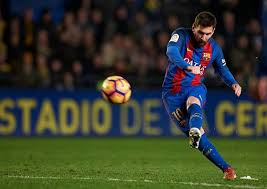
#> input picture 03-image-processing/image/meisi.jpg, 267 x 189 px
$ python 07-canny_edge_detection.py
#> lines starting #> are read from the running program, lines starting #| are printed output that depends on the picture; after the words box and inside, x2 and y2 are one past the last pixel; in counts of white or black regions, pixels touching at a corner belong together
import cv2
import numpy as np
import matplotlib.pylab as plt

"""
canny 边缘检测
    canny 边缘检测的概念
    canny边缘检测是一种流行算法。需要多个步骤的算法
    1.减噪(noise reduction)
        由于边缘检测易受噪声影响，第一步减噪。
    2.找到图像强度梯度intensity gradient of the image
      平滑图片，然后用Sobel内核竖直和水平方向获得一阶导数Gx和Gy
      通过两个图片，可以获得边缘梯度和每个像素的方向。
      Edge_Gradient(G)=sqrt(Gx^2+Gy^2)
      Angle（@）=tan^-1*(Gy/Gx)
      梯度方向总是垂直(perpendicular)于边缘。近似于四个角总的一个:水平、竖直和两个对角线方向.
    3.非极大值压制
      获得梯度大小和方向后，全范围扫描为了去除不想要的像素点（可能不是组建边缘的部分）
      为了这样要检查是否本地最大值在梯度相邻的地址。如果最大，则是下一个边缘，不是则为0.
      简而言之，你获得的结果，带有薄边缘的二值图

    4.滞后阀值发(hysteresis thresholding)
      这个阶段决定是否是真的边缘。为了实现这个需要两个阀值，最大和最小。
        边缘强度梯度比最大值大，确定是边缘
        边缘强度梯度比最小值小，去定不是边缘，丢弃。
        两线之间，却决与相关性
            如果他们和确定边界连接的像素，认为他们是边缘的一部分。
            否则被丢弃
"""


def canny_edge_detection():
    """
        cv2.Canny()：
         第一个参数：输入图片
         第二个参数和第三个参数：最小值和最大值
         第三个参数：aperture_size，Sobel内核尺寸使用找到图片梯度。
            默认是3
         最后一个参数：L2gradient具体化公式，为了找到梯度大小。
            True使用上面的公式，更精确。
            False:Edge_Gradient(G)=|Gx|+|Gy|(默认)
    :return:
    """
    img = cv2.imread('image/meisi.jpg', 0)
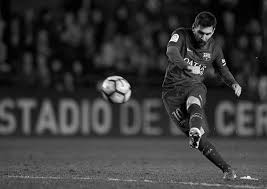
#> img: shape (189, 267); min 0, max 255, mean 56.8
    edges = cv2.Canny(img, 100, 200)
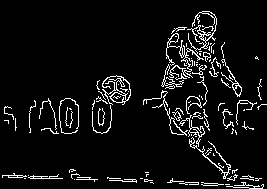
#> edges: shape (189, 267); 6.5% white in thin lines or dots

    plt.subplot(121), plt.imshow(img, cmap='gray')
    plt.title('original'), plt.xticks([]), plt.yticks([])

    plt.subplot(122), plt.imshow(edges, cmap='gray')
    plt.title('Edget-canny'), plt.xticks([]), plt.yticks([])
    plt.show()


canny_edge_detection()
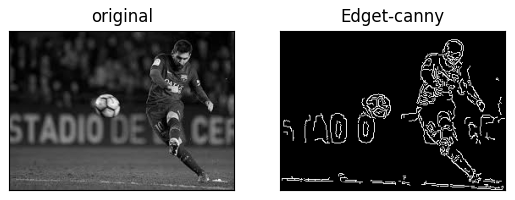
#> figure drawn by matplotlib, 2 panels
